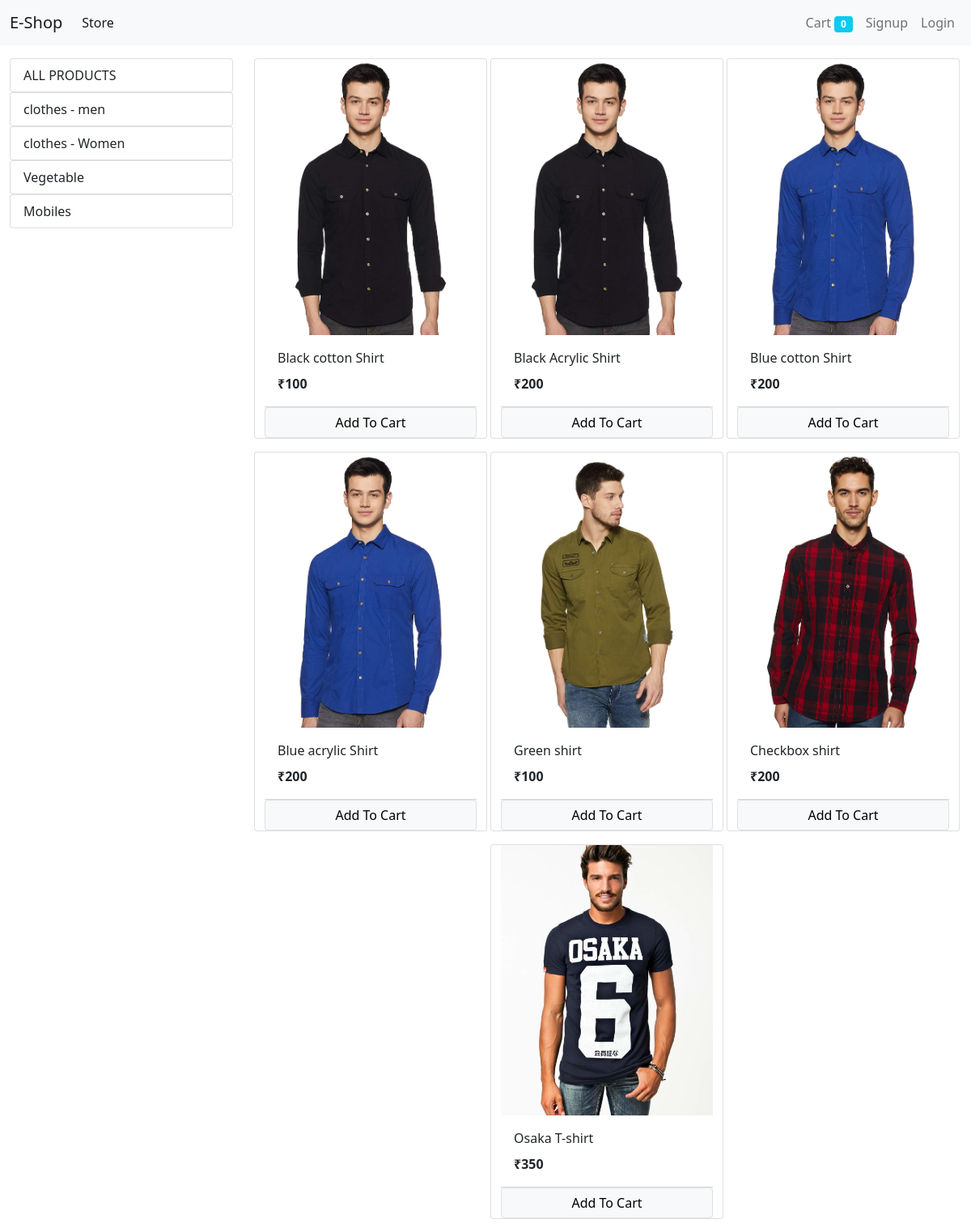
/?category=1, run on the app's committed database.
### store/models/category.py (models this page shows, shortened)
class Category(models.Model):
    name = models.CharField(max_length=20)
    @staticmethod
    def get_all_categories():
        return Category.objects.all()

### store/models/product.py (models this page shows, shortened)
class Product(models.Model):
    name = models.CharField(max_length=50)
    price = models.IntegerField(default=0)
    category = models.ForeignKey(Category , on_delete= models.CASCADE , default = 1)
    description = models.CharField(max_length=200, default=' ', null = True , blank=True)
    image = models.ImageField(upload_to='uploads/products/' )
    @staticmethod
    def get_all_product_by_categoryid(category_id):
        if category_id:
         return Product.objects.filter(category = category_id)
        else:
            return Product.objects.all();

### store/views/home.py (the view, shortened to what this page needs)
# urls.py: path('', Index.as_view() ,name='homepage'),
class Index(View):
    def get(self, request):
        cart = request.session.get('cart')
        if not cart:
            request.session['cart'] = {}
        products = None
        categories = Category.get_all_categories()
        categoryId = request.GET.get('category')
        if categoryId:
                products = Product.get_all_product_by_categoryid(categoryId)
        else:
                products = Product.get_all_products()
        data = {}
        data['products'] = products
        data['categories'] = categories
        print('You are' , request.session.get('email'))
        return render(request, 'index.html', data)

### store/templatetags/cart.py (called while the page is built)
@register.filter(name = 'is_in_cart')
def is_in_cart(product , cart):
    keys = cart.keys()
    for id in keys:
        if int(id) == product.id:
           return True
    return False

### store/templatetags/custom_filters.py (called while the page is built)
@register.filter(name = 'currency')
def currency(number):
    return "₹"+str(number)

### store/Templates/index.html (shortened to what this page needs)
{% extends 'base.html' %} {% block content %} {% load cart %} {% load custom_filters %}
<div class="container-fluid mt-3">
    <div class="row">
        <div class="col-lg-3 mx-auto">
            <div class="list-group">
                <a href="/" class="list-group-item list-group-item-action">ALL PRODUCTS</a>
            </div>
            {% for category in categories%}
            <div class="list-group">
                <a href="/?category={{category.id}}" class="list-group-item list-group-item-action">{{category.name}}</a>
            </div>
            {% endfor %}
        </div>
        <div id="products" class="col-lg-9 mx-auto">
            <div class="row mx-auto">
                {% for product in products%}
                <div class="card mx-auto mb-3" style="width: 18rem" id={{product.id}}>
                    <img src="{{product.image.url}}" class="card-img-top" alt="..." />
                    <div class="card-body">
                        <p class="card-title">{{product.name}}</p>
                        <p class="card-text"><b>{{product.price|currency}}</b></p>
                    </div>
                    <div class="card-footer p-0 no-gutters">
                        {% if product|is_in_cart:request.session.cart %}
                        <div class="row no-gutters">
                            <form action="/#{{product.id}}" method="post" class="col-2">
                                {% csrf_token %}
                                <input hidden type="text" name="product" value="{{product.id}}" />
                                <input hidden type="text" name="remove" value="True" />
                                <input type="submit" value="-" class=" btn btn-block btn-secondary" />
                            </form>
                            <div class="text-center col">{{product|cart_quantity:request.session.cart}} in Cart</div>
                            <form action="/#{{product.id}}" method="post" class="col-2">
                                {% csrf_token %}
                                <input hidden type="text" name="product" value="{{product.id}}" />
                                <input type="submit" value="+" class=" btn btn-block btn-secondary" />
                            </form>
                        </div>
                        {% else %}
                        <form action="/#{{product.id}}" method="POST" class="btn-block">
                            <input type="submit" class="btn btn-light border form-control" value="Add To Cart" />
                        </form>
                        {% endif %}
                    </div>
                </div>
                {% endfor %}
            </div>
        </div>
    </div>
</div>
{% endblock %}

### data on the page
Category: name "clothes - men"
Category: name "clothes - Women"
Category: name "Vegetable"
Category: name "Mobiles"
Product: image (picture), name "Black cotton Shirt", price "₹100"
Product: image (picture), name "Black Acrylic Shirt", price "₹200"
Product: image (picture), name "Blue cotton Shirt", price "₹200"
Product: image (picture), name "Blue acrylic Shirt", price "₹200"
Product: image (picture), name "Green shirt", price "₹100"
Product: image (picture), name "Checkbox shirt", price "₹200"
Product: image (picture), name "Osaka T-shirt", price "₹350"

### other printed values
{{ request.session.cart.keys|length }} "0"
